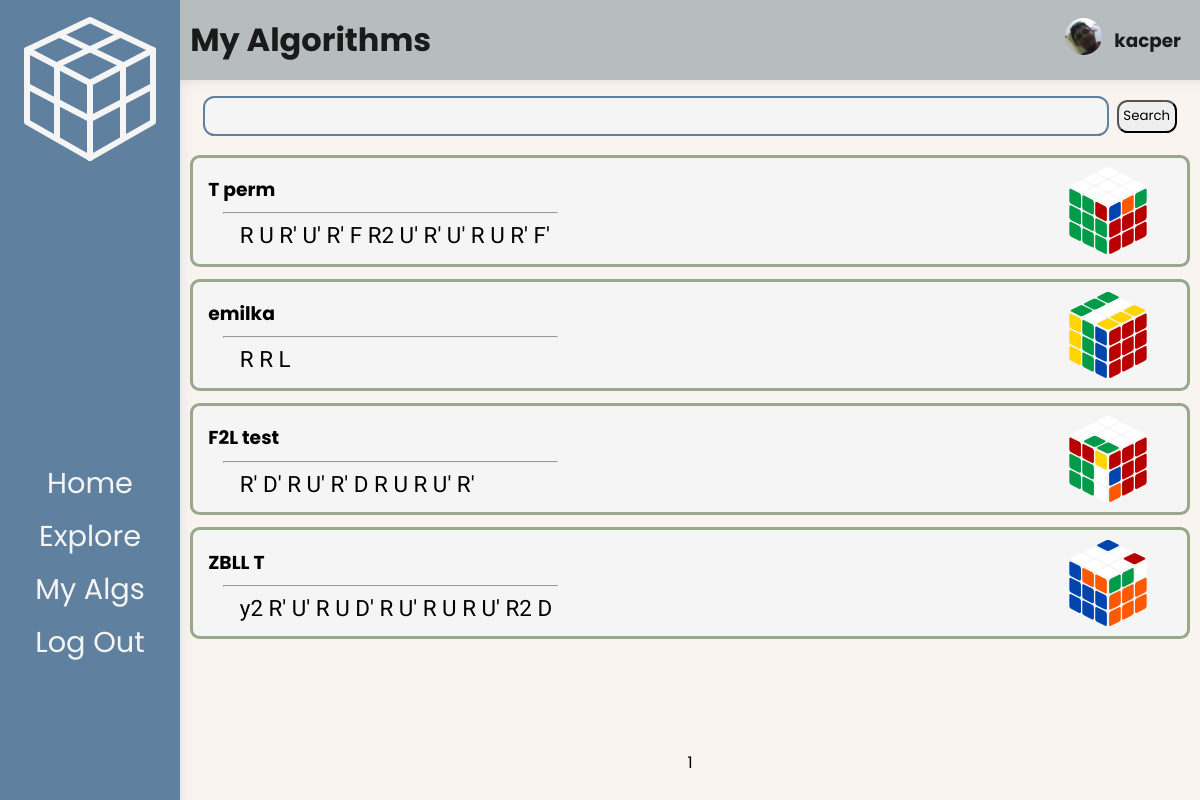
Screenshot of /myalgs/ (signed in) with the database file from the repository.
### profiles/models.py (models this page shows, shortened)
class Profile(models.Model):
    id = models.UUIDField(default=uuid.uuid4, unique=True, primary_key=True, editable=False)
    user = models.OneToOneField(User, on_delete=models.CASCADE, null=True, blank=True)
    date_added = models.DateTimeField(auto_now_add=True)
    username = models.CharField(max_length=150)
    email = models.EmailField(max_length=150, blank=True, null=True)
    description = models.TextField(blank=True, null=True)
    image = models.ImageField(null=True, blank=True, upload_to="profiles/", default="/profiles/default.png")

### algorithms/models.py (models this page shows, shortened)
class Algorithm(models.Model):
    id = models.UUIDField(default=uuid.uuid4, unique=True, primary_key=True, editable=False)
    date_added = models.DateTimeField(auto_now_add=True)
    owner = models.ForeignKey(Profile, null=True, blank=True, on_delete=models.CASCADE)
    name = models.CharField(max_length=200)
    description = models.TextField(null=True, blank=True)
    content = models.CharField(max_length=200, null=False, validators=[
        RegexValidator(
            regex = r"^([RLUDFBMESrludfbxyz]{1}([2]|[']|2')? +)*([RLUDFBMESrludfbxyz]{1}([2]|[']|2')? *){1}$",
            message = "Invalid alogrithm.",
            code = "invalid_algorithm",
        )
    ])
    tags = models.ManyToManyField("Tag", blank=True)
    cube_state = models.CharField(max_length=54, default="wwwwwwwwwyyyyyyyyyrrrrrrrrrooooooooogggggggggbbbbbbbbb")
    image = models.ImageField(null=True, blank=True, upload_to="algorithms/", default="/algorithms/default.png")

### algorithms/views.py (the view)
# urls.py: path('myalgs/', views.getMyAlgs, name="my-algs"),
@login_required(login_url='login')
def getMyAlgs(request):
    myAlgs = Algorithm.objects.filter(owner=request.user.profile)
    algs, tags_query = getAlgsByTag(request, myAlgs)
    algs, search_query = searchAlgs(algs, request)
    algs, custom_range = paginateAlgs(request, algs)
    tags_url = f'&tags={tags_query}' if tags_query != '' else ''
    search_url = f'&search_query={search_query}' if search_query != '' else ''
    curr_queries = tags_url + search_url
    curr_url = reverse('my-algs')
    context = {
        'title' : 'My Algorithms',
        'algs' : algs,
        'search_query' : search_query,
        'tags_query' : tags_query,
        'custom_range' : custom_range,
        'curr_queries' : curr_queries,
        'curr_url' : curr_url,
    }
    return render(request, 'algorithms/my_algs.html', context)

### algorithms/utils.py (called while the page is built, shortened)
def getAlgsByTag(request, algs):
    if not request.GET.get('tags'):
        return algs, ''

def searchAlgs(filtered_algs, request):
    search_query = ''
    if request.GET.get('search_query'):
        search_query = request.GET.get('search_query')
    algs = filtered_algs.distinct().filter(Q(name__icontains=search_query) | Q(description__icontains=search_query))
    return algs, search_query

def paginateAlgs(request, algs):
    results = 5
    page = request.GET.get('page')
    paginator = Paginator(algs, results)
    try:
        algs = paginator.page(page)
    except PageNotAnInteger:
        page = 1
        algs = paginator.page(page)
    except EmptyPage:
        page = paginator.num_pages
        algs = paginator.page(page)
    page = int(page)
    PAGE_COUNT = 5
    if page - PAGE_COUNT // 2 < 1:
        left_index = max(1, page - PAGE_COUNT // 2)
        right_pages = PAGE_COUNT - (page - left_index + 1)
        right_index = min(PAGE_COUNT + left_index - 1, paginator.num_pages)
    else:
        right_index = min(paginator.num_pages, page + PAGE_COUNT // 2)
        left_pages = PAGE_COUNT - (right_index - page + 1)
        left_index = max(1, right_index - PAGE_COUNT + 1)
    custom_range = range(left_index, right_index + 1)
    return algs, custom_range

### algorithms/templates/algorithms/my_algs.html (shortened to what this page needs)
{% extends 'main.html' %}
{% load static %}
{% block includes %}
    <link rel="stylesheet" type="text/css" href="{% static 'algorithms/css/my_algs.css' %}">
{% endblock includes %}
{% block content %}
    {% include 'algorithms/searchbar.html' with curr_url=curr_url search_query=search_query %}
    <div id="myalgs-list">
        {% for alg in algs %}
        <a class="alg-card-container" href={% url 'alg' alg.id %}> {% comment %} temporary, should be update-alg {% endcomment %}
            <div class="my-alg-card">
                <div class="left">
                    <div class="name-area">
                        <h3>{{alg.name}}</h3>
                    </div>
                    <hr>
                    <div class="text-area">
                        <h5>{{ alg.content|truncatechars:50 }}</h5>
                    </div>
                </div>
                <div class="picture-area">
                    <img src="{{alg.image.url}}" alt="">
                </div>
            </div>
        {% endfor %}
    </div>
    {% include 'algorithms/page-controls.html' with custom_range=custom_range curr_queries=curr_queries %}
{% endblock content %}

### templates/topcard.html
{% load static %}
<div id="topcard-content">
    <div id="page-title-container">
        <h1 id="page-title">{{title}}</h1>
    </div>
    <div id="profile-card">
        {% if request.user.is_authenticated %}
        <a href="{% url 'account' %}">
            <img src="{{request.user.profile.image.url}}" alt="User profile picture." class="clickable">
        </a>
        <div id="topcard-username" class="clickable">
            <a href="{% url 'account' %}">
                {{request.user.username}}
            </a>
        </div>
        {% else %}
        <a href="{% url 'login' %}?next={{request.path}}">
            <img src="{% static 'img/default.png' %}" alt="User profile picture." class="clickable">
        </a>
        {% endif %}
    </div>
</div>

### static/css/main.css (style rules this page uses)
:root { --primary-color: #faf4f0; --secondary-color: #99a88c; --third: #5f809e; --on-primary: #B7BCBF; --extra1: #0D3B66; --extra2: #FFE2C3; --text1: #f5f5f5; --text2: #1a1a1a; }
* { margin: 0; padding: 0; box-sizing: border-box; }
body { font-family: "Poppins", sans-serif; background: var(--primary-color); height: 100vh; width: 100vw; display: grid; grid-template-rows: repeat(20, 5%); grid-template-columns: repeat(20, 5%); }
a { text-decoration: none; color: inherit; }
.clickable { cursor: pointer; }

### static/css/topcard.css (style rules this page uses)
#topcard-content { height: 100%; width: 100%; display: flex; align-items: center; justify-content: space-between; color: var(--text2); }
#page-title-container { margin-left: 1%; user-select: none; }
#page-title { height: 100%; text-align: center; cursor: default; }
#profile-card { margin-left: auto; margin-right: 1.5%; width: 8em; height: 85%; padding: 0.5rem; display: flex; align-items: center; justify-content:start; gap: 0.8em; user-select: none; }
#profile-card img { height: 2.3em; width: 2.3em; border-radius: 50%; }
#profile-card #topcard-username { font-size: 1.15em; font-weight: bold; }

### algorithms/static/algorithms/css/my_algs.css (style rules this page uses)
#myalgs-list { height: 10%; margin-top: 1%; }
.alg-card-container { width: 100%; display: flex; flex-direction: row; align-items: center; justify-content: center; margin-bottom: 1.2%; }
.my-alg-card { display: flex; align-items: center; justify-content: center; width: 98%; height: 7em; border: 0.2em solid var(--secondary-color); border-radius: 0.6em; padding: 0.3em; background-color: var(--text1); transition: filter 0.1s ease-in-out; }
.my-alg-card .left { width: 85%; }
.my-alg-card .name-area { width: 100%; }
.my-alg-card .name-area h3 { padding: 0.1em; margin-left: 1%; }
.my-alg-card hr { margin-bottom: 0.5em; margin-top: 0.4em; width: 40%; margin-left: 3%; }
.my-alg-card .text-area { flex: 1; margin-left: 5%; }
.my-alg-card .text-area h5 { font-family: "Roboto", sans-serif; font-weight: 400; font-size: 1.4em; }
.my-alg-card .picture-area { margin-left: auto; width: 15%; display: flex; justify-content: left; align-items: center; }
.my-alg-card .picture-area img { margin: auto; width: 5.4em; height: 5.4em; }

### rows the page displays
Algorithm: name "T perm", content "R U R' U' R' F R2 U' R' U' R U R' F'", image (picture)
Algorithm: name "emilka", content "R R L", image (picture)
Algorithm: name "F2L test", content "R' D' R U' R' D R U R U' R'", image (picture)
Algorithm: name "ZBLL T", content "y2 R' U' R U D' R U' R U R U' R2 D", image (picture)

### other values shown
{{ title }} "My Algorithms"
{{ request.user.username }} "kacper"
{{ number }} "1"
